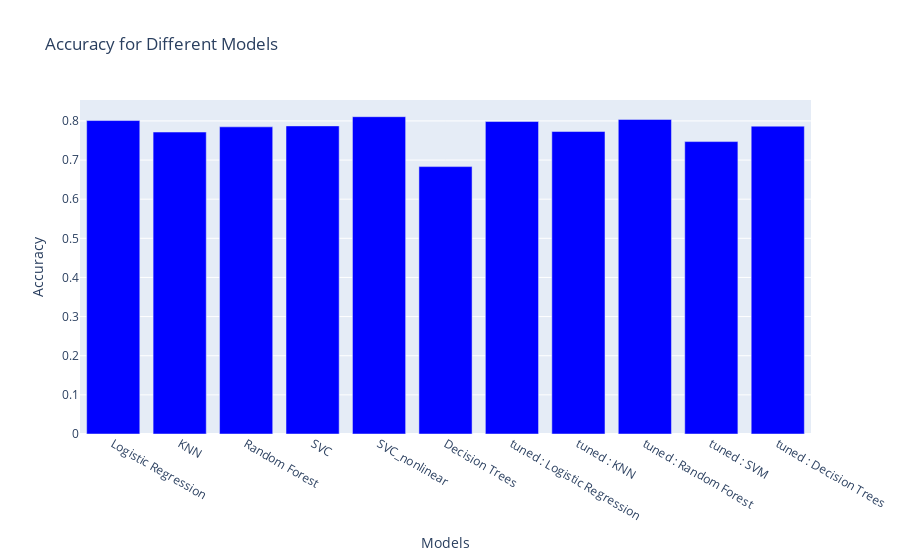

The cell this chart's notebook holds for it:
### Code cell
#Barplot for Accuracy comparing different models
import plotly.graph_objects as go
from plotly.offline import init_notebook_mode, iplot
init_notebook_mode(connected=True)

models = list(sc_methods.keys())
metrics = ['Accuracy']
values = [sc_methods[model]['Accuracy'] for model in models]
trace = go.Bar(x=models, y=values, name='Accuracy', marker=dict(color ='blue'))

layout = go.Layout(
    title='Accuracy for Different Models',
    xaxis=dict(title='Models'),
    yaxis=dict(title='Accuracy'),
)

fig = go.Figure(data=[trace], layout=layout)
pyo.plot(fig, filename='comparisions.html', auto_open=False)
iplot(fig)

### Figure 1 — Plotly figure (JSON) as saved in the notebook; plotly's stock layout.template omitted (floating-point values rounded to 4 significant figures)
{"data": [{"marker": {"color": "blue"}, "name": "Accuracy", "type": "bar", "x": ["Logistic Regression", "KNN", "Random Forest", "SVC", "SVC_nonlinear", "Decision Trees", "tuned : Logistic Regression", "tuned : KNN", "tuned : Random Forest", "tuned : SVM", "tuned : Decision Trees"], "y": [0.8009, 0.7715, 0.7849, 0.7872, 0.8108, 0.6832, 0.7984, 0.7729, 0.8038, 0.7472, 0.7866]}], "layout": {"title": {"text": "Accuracy for Different Models"}, "xaxis": {"title": {"text": "Models"}}, "yaxis": {"title": {"text": "Accuracy"}}}}
